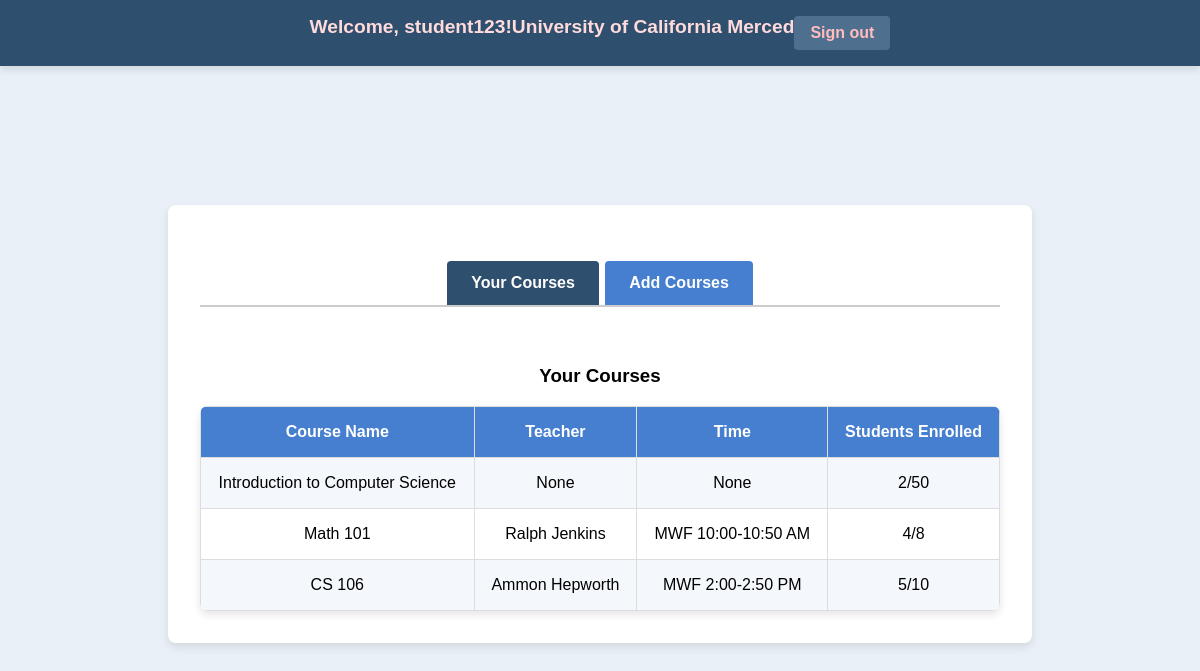
/student/courses (signed in), run on the app's committed database.
### app.py (models this page shows, shortened)
class User(UserMixin, db.Model):
    id = db.Column(db.Integer, primary_key=True)
    username = db.Column(db.String(150), unique=True, nullable=False)
    password = db.Column(db.String(150), nullable=False)  # Plain-text password
    role = db.Column(db.String(50))

class Course(db.Model):
    id = db.Column(db.Integer, primary_key=True)
    course_code = db.Column(db.String(10), unique=True, nullable=False)
    course_name = db.Column(db.String(100), nullable=False)
    capacity = db.Column(db.Integer, nullable=False)
    teacher = db.Column(db.String(100), nullable=True)
    time = db.Column(db.String(50), nullable=True)
    enrolled_count = db.Column(db.Integer, default=0)

### app.py (the view)
@app.route('/student/courses')
@login_required
def student_courses():
    if current_user.role != 'student':
        flash("Access denied: Only students can view this page.", "danger")
        return redirect(url_for('login'))  # Redirect to login if not a student
    courses = Course.query.all()
    enrolled_course_ids = [enrollment.course_id for enrollment in Enrollment.query.filter_by(user_id=current_user.id).all()]
    return render_template('student_courses.html', courses=courses, enrolled_course_ids=enrolled_course_ids)

### app.py (called while the page is built)
@login_manager.user_loader
def load_user(user_id):
    return User.query.get(int(user_id))

### templates/student_courses.html (shortened to what this page needs)
<!DOCTYPE html>
<html lang="en">
<head>
    <link rel="stylesheet" href="{{ url_for('static', filename='styles.css') }}">
</head>
<body>
    <div class="header">
        <h1>Welcome, {{ current_user.username }}!</h1>
        <h2>University of California Merced</h2>
        {% if current_user.role == 'student' %}
            <a href="{{ url_for('student_logout') }}" class="sign-out">Sign out</a>
        {% elif current_user.role == 'teacher' %}
            <a href="{{ url_for('teacher_logout') }}" class="sign-out">Sign out</a>
        {% endif %}
    </div>
    <div class="container">
        <div class="tabs">
            <a href="#your-courses" class="tab-button active">Your Courses</a>
            <a href="#add-courses" class="tab-button">Add Courses</a>
        </div>
        <div id="your-courses" class="tab-content active">
            <h3>Your Courses</h3>
            <table>
                <tr>
                    <th>Course Name</th>
                    <th>Teacher</th>
                    <th>Time</th>
                    <th>Students Enrolled</th>
                </tr>
                {% for course in courses %}
                    {% if course.id in enrolled_course_ids %}
                        <tr>
                            <td>{{ course.course_name }}</td>
                            <td>{{ course.teacher }}</td>
                            <td>{{ course.time }}</td>
                            <td>{{ course.enrolled_count }}/{{ course.capacity }}</td>
                        </tr>
                    {% endif %}
                {% endfor %}
            </table>
        </div>
    </div>
</body>
</html>

### static/styles.css (style rules this page uses)
body { font-family: Arial, sans-serif; background-color: #e9f0f7; margin: 0; display: flex; justify-content: center; align-items: center; min-height: 100vh; }
.container { max-width: 800px; width: 100%; background-color: #ffffff; padding: 2rem; border-radius: 8px; box-shadow: 0px 4px 10px rgba(0, 0, 0, 0.1); text-align: center; margin: 5rem auto 2rem; }
.header { width: 100%; background-color: #2f4f6f; color: #fff; padding: 1rem 0; display: flex; justify-content: center; box-shadow: 0px 4px 8px rgba(0, 0, 0, 0.1); position: fixed; top: 0; left: 0; z-index: 10; }
.header h1, .header h2 { font-size: 1.2rem; margin: 0; color: #ffdbdb; }
.sign-out { color: #ffbdbd; text-decoration: none; font-weight: bold; padding: 0.5rem 1rem; border-radius: 4px; background-color: #4f6f8f; }
.tabs { display: flex; justify-content: center; margin: 1.5rem 0; border-bottom: 2px solid #ccc; }
.tab-button { padding: 0.8rem 1.5rem; background-color: #467fcf; color: #fff; border: none; border-radius: 4px 4px 0 0; cursor: pointer; font-weight: bold; margin: 0 0.2rem; transition: background-color 0.3s ease; text-decoration: none; }
.tab-button.active { background-color: #2f4f6f; }
table { width: 100%; border-collapse: collapse; margin-top: 1rem; text-align: center; border-radius: 8px; overflow: hidden; box-shadow: 0px 4px 8px rgba(0, 0, 0, 0.1); }
th, td { border: 1px solid #ddd; padding: 1rem; }
th { background-color: #467fcf; color: #fff; font-weight: bold; }
tr:nth-child(even) { background-color: #f4f8fc; }
.tab-content { display: none; }
.tab-content.active { display: block; padding-top: 1rem; }

### data on the page
User: username "student123"
Course: course_name "Introduction to Computer Science", teacher "None", time "None", enrolled_count "2", capacity "50"
Course: course_name "Math 101", teacher "Ralph Jenkins", time "MWF 10:00-10:50 AM", enrolled_count "4", capacity "8"
Course: course_name "CS 106", teacher "Ammon Hepworth", time "MWF 2:00-2:50 PM", enrolled_count "5", capacity "10"
